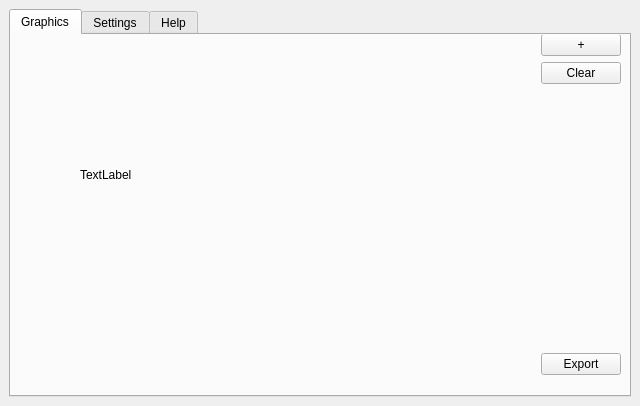
<?xml version="1.0" encoding="UTF-8"?>
<ui version="4.0">
 <class>EarthBeatDockWidgetBase</class>
 <widget class="QDockWidget" name="EarthBeatDockWidgetBase">
  <property name="geometry">
   <rect>
    <x>0</x>
    <y>0</y>
    <width>640</width>
    <height>406</height>
   </rect>
  </property>
  <property name="windowTitle">
   <string>Earth Beat</string>
  </property>
  <widget class="QWidget" name="dockWidgetContents">
   <layout class="QGridLayout" name="gridLayout">
    <item row="0" column="0">
     <widget class="QTabWidget" name="tabWidget">
      <property name="currentIndex">
       <number>0</number>
      </property>
      <widget class="QWidget" name="tabGraphic">
       <attribute name="title">
        <string>Graphics</string>
       </attribute>
       <widget class="QWidget" name="horizontalLayoutWidget">
        <property name="geometry">
         <rect>
          <x>-1</x>
          <y>-1</y>
          <width>611</width>
          <height>341</height>
         </rect>
        </property>
        <layout class="QHBoxLayout" name="horizontalLayout">
         <item>
          <widget class="QWidget" name="widget" native="true">
           <property name="sizePolicy">
            <sizepolicy hsizetype="Expanding" vsizetype="Expanding">
             <horstretch>0</horstretch>
             <verstretch>0</verstretch>
            </sizepolicy>
           </property>
           <widget class="QLabel" name="label">
            <property name="geometry">
             <rect>
              <x>70</x>
              <y>100</y>
              <width>391</width>
              <height>81</height>
             </rect>
            </property>
            <property name="text">
             <string>TextLabel</string>
            </property>
           </widget>
          </widget>
         </item>
         <item>
          <layout class="QVBoxLayout" name="verticalLayout">
           <item>
            <widget class="QPushButton" name="buttonAdd">
             <property name="text">
              <string>+</string>
             </property>
            </widget>
           </item>
           <item>
            <widget class="QPushButton" name="buttonClear">
             <property name="text">
              <string>Clear</string>
             </property>
            </widget>
           </item>
           <item>
            <spacer name="verticalSpacer">
             <property name="orientation">
              <enum>Qt::Vertical</enum>
             </property>
             <property name="sizeHint" stdset="0">
              <size>
               <width>20</width>
               <height>40</height>
              </size>
             </property>
            </spacer>
           </item>
           <item>
            <widget class="QPushButton" name="pushButton">
             <property name="text">
              <string>Export</string>
             </property>
            </widget>
           </item>
          </layout>
         </item>
        </layout>
       </widget>
      </widget>
      <widget class="QWidget" name="tabSettings">
       <attribute name="title">
        <string>Settings</string>
       </attribute>
       <widget class="QWidget" name="verticalLayoutWidget">
        <property name="geometry">
         <rect>
          <x>0</x>
          <y>0</y>
          <width>611</width>
          <height>345</height>
         </rect>
        </property>
        <layout class="QVBoxLayout" name="verticalLayout_2">
         <item>
          <widget class="QLabel" name="labelChooseRaster">
           <property name="maximumSize">
            <size>
             <width>400</width>
             <height>16777215</height>
            </size>
           </property>
           <property name="text">
            <string>Choose a multi layer raster. Think to use virtual rasters (catalog) to quickly build a multi-layer raster</string>
           </property>
           <property name="alignment">
            <set>Qt::AlignLeading|Qt::AlignLeft|Qt::AlignTop</set>
           </property>
           <property name="wordWrap">
            <bool>true</bool>
           </property>
          </widget>
         </item>
         <item>
          <widget class="QComboBox" name="comboBox"/>
         </item>
         <item>
          <widget class="QLabel" name="labelXAxisDef">
           <property name="text">
            <string>x-axis</string>
           </property>
          </widget>
         </item>
         <item>
          <layout class="QHBoxLayout" name="horizontalLayout_2">
           <item>
            <widget class="QCheckBox" name="cbXAxisAuto">
             <property name="minimumSize">
              <size>
               <width>130</width>
               <height>0</height>
              </size>
             </property>
             <property name="text">
              <string>auto</string>
             </property>
            </widget>
           </item>
           <item>
            <widget class="QDoubleSpinBox" name="sbXMin">
             <property name="maximumSize">
              <size>
               <width>80</width>
               <height>16777215</height>
              </size>
             </property>
            </widget>
           </item>
           <item>
            <widget class="QDoubleSpinBox" name="sbXMax">
             <property name="maximumSize">
              <size>
               <width>80</width>
               <height>16777215</height>
              </size>
             </property>
            </widget>
           </item>
           <item>
            <spacer name="horizontalSpacer">
             <property name="orientation">
              <enum>Qt::Horizontal</enum>
             </property>
             <property name="sizeHint" stdset="0">
              <size>
               <width>40</width>
               <height>20</height>
              </size>
             </property>
            </spacer>
           </item>
          </layout>
         </item>
         <item>
          <widget class="QLabel" name="labelYAxisDef">
           <property name="text">
            <string>y-axis</string>
           </property>
          </widget>
         </item>
         <item>
          <layout class="QHBoxLayout" name="horizontalLayout_3">
           <item>
            <widget class="QCheckBox" name="cbYAxisAuto">
             <property name="minimumSize">
              <size>
               <width>130</width>
               <height>0</height>
              </size>
             </property>
             <property name="text">
              <string>auto</string>
             </property>
            </widget>
           </item>
           <item>
            <widget class="QDoubleSpinBox" name="sbYMin">
             <property name="maximumSize">
              <size>
               <width>80</width>
               <height>16777215</height>
              </size>
             </property>
            </widget>
           </item>
           <item>
            <widget class="QDoubleSpinBox" name="sbYMax">
             <property name="maximumSize">
              <size>
               <width>80</width>
               <height>16777215</height>
              </size>
             </property>
            </widget>
           </item>
           <item>
            <spacer name="horizontalSpacer_2">
             <property name="orientation">
              <enum>Qt::Horizontal</enum>
             </property>
             <property name="sizeHint" stdset="0">
              <size>
               <width>40</width>
               <height>20</height>
              </size>
             </property>
            </spacer>
           </item>
          </layout>
         </item>
         <item>
          <widget class="QLabel" name="labelCurveColorDef">
           <property name="text">
            <string>Color</string>
           </property>
          </widget>
         </item>
         <item>
          <layout class="QHBoxLayout" name="horizontalLayout_4">
           <item>
            <widget class="QCheckBox" name="checkBox_3">
             <property name="minimumSize">
              <size>
               <width>100</width>
               <height>0</height>
              </size>
             </property>
             <property name="text">
              <string>From list</string>
             </property>
            </widget>
           </item>
           <item>
            <widget class="QLabel" name="label_2">
             <property name="maximumSize">
              <size>
               <width>30</width>
               <height>16777215</height>
              </size>
             </property>
             <property name="text">
              <string>Red</string>
             </property>
            </widget>
           </item>
           <item>
            <widget class="QSpinBox" name="sbCurveRed">
             <property name="maximumSize">
              <size>
               <width>80</width>
               <height>16777215</height>
              </size>
             </property>
             <property name="maximum">
              <number>255</number>
             </property>
            </widget>
           </item>
           <item>
            <widget class="QLabel" name="label_3">
             <property name="maximumSize">
              <size>
               <width>40</width>
               <height>16777215</height>
              </size>
             </property>
             <property name="text">
              <string>Green</string>
             </property>
            </widget>
           </item>
           <item>
            <widget class="QSpinBox" name="sbCurveGreen">
             <property name="maximumSize">
              <size>
               <width>80</width>
               <height>16777215</height>
              </size>
             </property>
             <property name="maximum">
              <number>255</number>
             </property>
            </widget>
           </item>
           <item>
            <widget class="QLabel" name="label_4">
             <property name="maximumSize">
              <size>
               <width>40</width>
               <height>16777215</height>
              </size>
             </property>
             <property name="text">
              <string>Blue</string>
             </property>
            </widget>
           </item>
           <item>
            <widget class="QSpinBox" name="sbCurveBlue">
             <property name="maximumSize">
              <size>
               <width>80</width>
               <height>16777215</height>
              </size>
             </property>
             <property name="maximum">
              <number>255</number>
             </property>
            </widget>
           </item>
           <item>
            <spacer name="horizontalSpacer_3">
             <property name="orientation">
              <enum>Qt::Horizontal</enum>
             </property>
             <property name="sizeHint" stdset="0">
              <size>
               <width>40</width>
               <height>20</height>
              </size>
             </property>
            </spacer>
           </item>
          </layout>
         </item>
         <item>
          <widget class="QLabel" name="labelCurveDef">
           <property name="text">
            <string>Curve</string>
           </property>
          </widget>
         </item>
         <item>
          <widget class="QLabel" name="labelCurveThickDef">
           <property name="text">
            <string>Thickness</string>
           </property>
          </widget>
         </item>
         <item>
          <widget class="QLabel" name="labelCurveStyleDef">
           <property name="text">
            <string>Style</string>
           </property>
          </widget>
         </item>
        </layout>
       </widget>
      </widget>
      <widget class="QWidget" name="tabHelp">
       <attribute name="title">
        <string>Help</string>
       </attribute>
      </widget>
     </widget>
    </item>
   </layout>
  </widget>
 </widget>
 <resources/>
 <connections/>
</ui>
